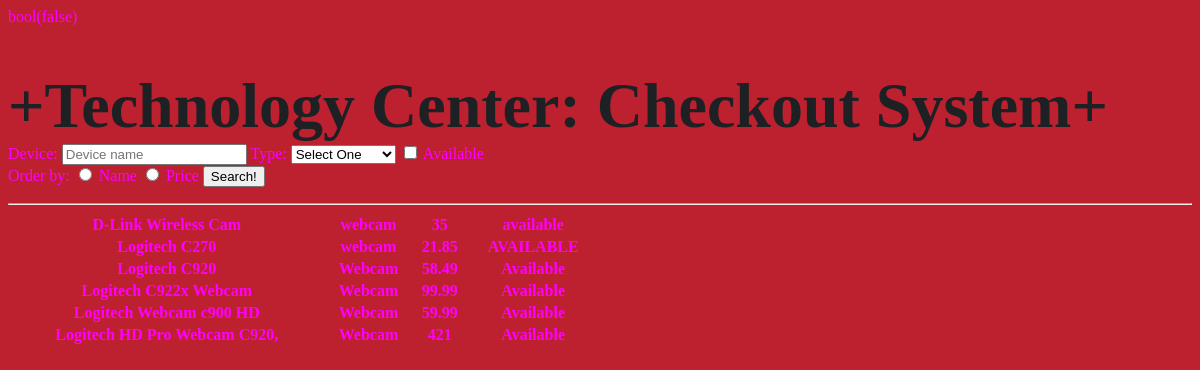
The app's page /labs/lab4/index.php?deviceType=webcam with its own data.
### tables this page shows
CREATE TABLE `device` (
  `deviceId` varchar(5) NOT NULL,
  `deviceName` varchar(50) NOT NULL,
  `deviceType` varchar(20) NOT NULL,
  `price` float NOT NULL,
  `status` varchar(10) NOT NULL,
  PRIMARY KEY (`deviceId`)
);

### labs/lab4/index.php (the view, shortened to what this page needs)
<?php
    $conn = getDataBaseconnection('tech_checkout');
    function getDeviceTypes(){
        global $conn;
        $sql = "SELECT DISTINCT (deviceType)
                FROM device
                ORDER by deviceType";
        $stmt = $conn->prepare($sql);
        $stmt->execute();
        $records = $stmt->fetchALL(PDO::FETCH_ASSOC);
        print_r($records);
    }
    function displayDevices(){
        global $conn;
        $sql = "SELECT * FROM device WHERE 1";
        if(!empty($_GET['deviceType'])){
            $sql .= " AND deviceType = :dType";
            $namedParameters[':dType'] = $_GET['deviceType'];
        }
        $stmt = $conn->prepare($sql);
        $stmt->execute($namedParameters);
        $records = $stmt->fetchAll(PDO::FETCH_ASSOC);
        echo "<table style='width:50%'>";
        foreach ($records as $record) {
            echo "<tr>";
            echo "<th>";
            echo $record['deviceName'] . " </th>";
            echo "<th> " . $record['deviceType'] . " </th>";
            echo "<th>" . $record['price'] . " </th>";
            echo "<th>" . $record['status'] . " </th> ";
            echo "</tr>";
         }
         echo "</table>";
}
?>
<!DOCTYPE html>
<html>
    <head>
    </head>
    <body>
        <h1>+Technology Center: Checkout System+</h1>
        <form action="">
            Device: <input type="text" name="deviceName" placeholder="Device name"/>
            Type:
            <select name="deviceType" id="device">
                <option value="">Select One</option>
            </select>
            <input type="checkbox" name="available" id="available">
            <label for="available">Available</label>
            <br>
            Order by:
            <input type="radio" name="orderByName" id="orderByName" value="name"/>
            <label for="order">Name</label>
            <input type="radio" name="orderByPrice" id="orderByPrice" value="price"/>
            <label for="order"> Price </label>
            <input type="submit" name="submit" value="Search!">
        </form>
        <hr>
        <?=displayDevices()?>
    </body>
</html>

### css/styles.css (style rules this page uses)
body { background-color:#bd2130; color: magenta; }
h1 { font-size: 4em; margin-bottom: 0px; color: #1d2124; }

### records on screen
device: deviceName "D-Link Wireless Cam", deviceType "webcam", price "35", status "available"
device: deviceName "Logitech C270", deviceType "webcam", price "21.85", status "AVAILABLE"
device: deviceName "Logitech C920", deviceType "Webcam", price "58.49", status "Available"
device: deviceName "Logitech C922x Webcam", deviceType "Webcam", price "99.99", status "Available"
device: deviceName "Logitech Webcam c900 HD", deviceType "Webcam", price "59.99", status "Available"
device: deviceName "Logitech HD Pro Webcam C920,", deviceType "Webcam", price "421", status "Available"
